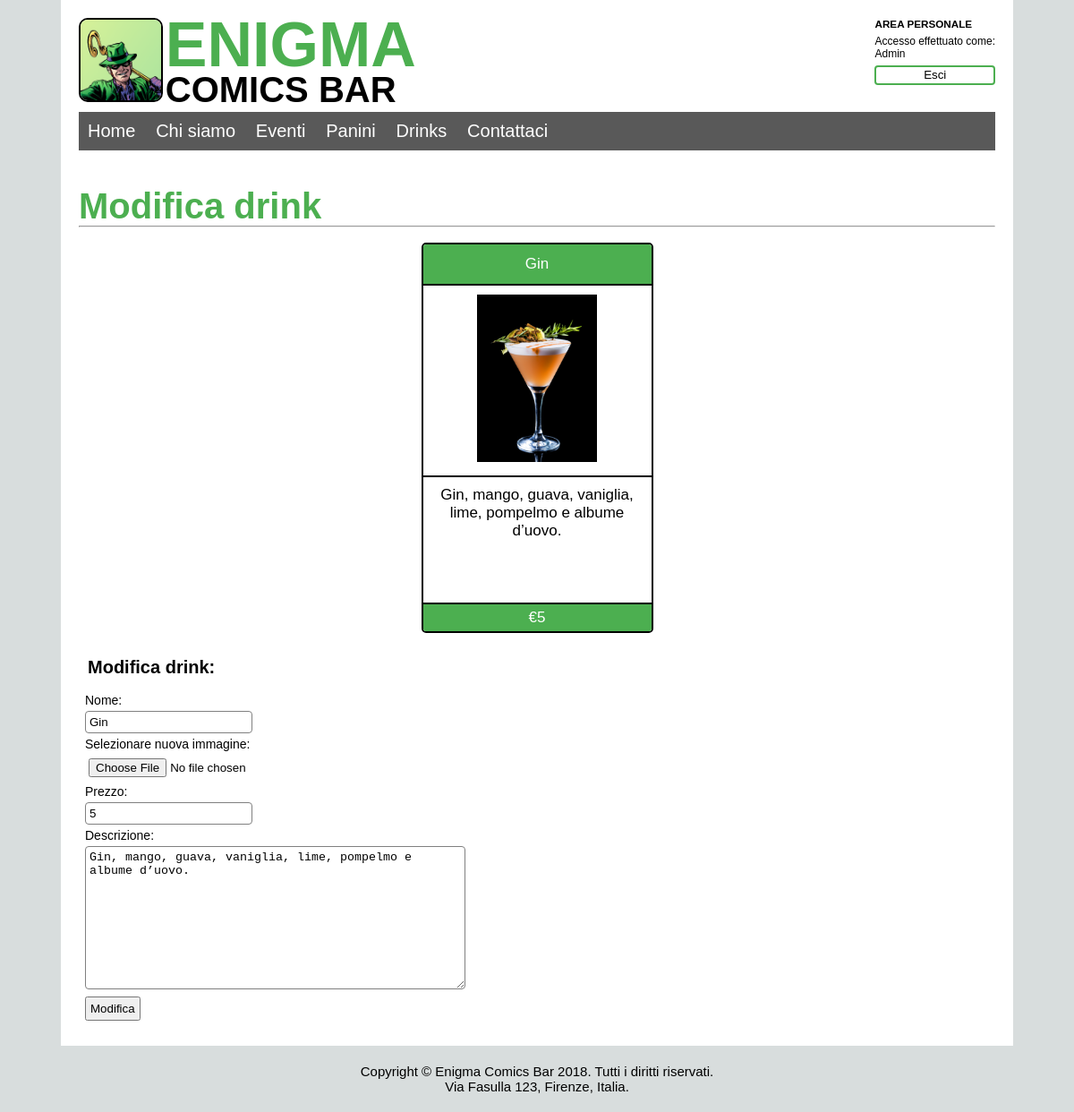
/Modifica_Drink.php?mod=8 (signed in), run on the app's committed database.
### tables this page shows
CREATE TABLE IF NOT EXISTS `Drinks` (
  `ID` int(11) NOT NULL AUTO_INCREMENT,
  `Nome` varchar(100) NOT NULL,
  `Immagine` varchar(100) DEFAULT NULL,
  `Descrizione` text NOT NULL,
  `Prezzo` float NOT NULL,
  PRIMARY KEY (`ID`),
  UNIQUE KEY `Nome` (`Nome`)
);

### DB_Access.php (called while the page is built, shortened)
<?php
class DBAccess{
  public $connessione;
  public function openDBConnection(){
    $this->connessione = mysqli_connect(static::HOST_DB, static::USERNAME, static::PASSWORD, static::DATABASE_NAME);
    if(!$this->connessione){
      return false;
    }
    else{
      return true;
    }
  }
  public function closeDBConnection(){
    $this->connessione = mysqli_close($this->connessione);
    if(!$this->connessione){
      return true;
    }
    else{
      return false;
    }
  }
    public function isAdmin($id){
    	$query="SELECT ID, Admin FROM Users WHERE ID='$id' AND Admin IS NOT NULL";
        $queryResult=mysqli_query($this->connessione, $query) or die ("Error in isAdmin query: " .
                                                                    mysqli_error($this->connessione));
      	if(mysqli_num_rows($queryResult) == 0){
        return false;
      	}else{
        return true;
        }
    }
public function getDrink($id){
  $query="SELECT * FROM Drinks WHERE ID='$id'";
  $queryResult = mysqli_query($this->connessione, $query) or die ("Error in getDrink query: " .
                                                                mysqli_error($this->connessione));
  if(mysqli_num_rows($queryResult)==1){
      $row = mysqli_fetch_array($queryResult, MYSQLI_ASSOC);
      return $row;
  }else{
    return false;
  }
}
}
?>

### Modifica_Drink.php (the view, shortened to what this page needs)
<?php
	require_once "DB_Access.php";
?>
<!DOCTYPE html>
<html>
    <head>
        <link rel="stylesheet" type="text/css" href="style.css">
        <link rel="stylesheet" href="https://cdnjs.cloudflare.com/ajax/libs/font-awesome/4.7.0/css/font-awesome.min.css">
        <link rel="stylesheet" type="text/css" href="print.css" media="print">
    </head>
    <body>
        <div id="wrapper">
						<div id="header">
						                <img id="logo" alt="Logo" src="images/logo.png">
						                <div id="titolo">
						                    <h1>ENIGMA</h1>
						                    <h2><span xml:lang="en" lang="en">COMICS</span> BAR</h2>
						                </div>
						                <?php
						                    $access = new DBAccess();
						                    $id=$_SESSION['ID'];
											if(!isset($_SESSION['ID'])){
												$admin=0;
											}else{
								          		$admin=$access->isAdmin($id);
								          	}
						                    if(isset($_SESSION['username'])){	?>
												<div id="login">
						                        	<h3>AREA PERSONALE</h3>
													<p>Accesso effettuato come: <br /> <?php echo $_SESSION['username']; ?></p>
													<form action="<?php echo $_SERVER [ 'PHP_SELF']; ?>" method="post" name="logout">
														<p><button name="logout" type="submit">Esci</button><p>
													</form>
												</div>
						                	<?php
						                	}
						                ?>
						            </div>
						            <div id="navbar">
						                <div id="menu-entries">
						                    <ul>
						                        <li><a href="Home.php#"><span xml:lang="en" lang="en">Home</span></a></li>
						                        <li><a href="Home.php#chi-siamo">Chi siamo</a></li>
						                        <li><a href="Eventi.php">Eventi</a></li>
						                        <li><a href="Panini.php">Panini</a></li>
						                        <li><a href="Drinks.php"><span xml:lang="en" lang="en">Drinks</span></a></li>
						                        <li><a href="Home.php#contattaci">Contattaci</a></li>
						                    </ul>
						                </div>
						            </div>
            <div id="modDrink" class="section">
            	<h1>Modifica drink</h1>
                <hr>
            <?php
	          if($admin){ ?>
	        <?php
	            if(isset($_GET['mod'])){
	              $id=$_GET['mod'];
	              if(is_numeric($id)){
	              $result=$access->getDrink($id);
	              if($result){
	                $result=$access->getDrink($id);
	                ?>
	                  <div class="box"><div class="name">
	                    <span xml:lang="en" lang="en"><?php echo $result['Nome']; ?></span>
	                  </div>
	                      <div class="boxImage"><img class="image" alt="Foto di un drink" src="images/Drinks/<?php echo $result['Immagine'];?>">
	                </div>
	                <div class="descrizione"><?php echo $result['Descrizione'];?> </div>
                    <div class="prezzo">€<?php echo $result['Prezzo'];?> </div>
	                </div>
                    </div>
	                  <div class="Inserimento"> Modifica <span xml:lang="en" lang="en">drink</span>: </div>
	                  <form class="formInserimento" action="Modifica_Drink.php?mod=<?php echo $id; ?>" method="post" enctype="multipart/form-data">
	                    <p><label for="nome">Nome: </label></p><fieldset><span xml:lang="en" lang="en"><input id="nome" name="nome" value="<?php echo $result['Nome'];?>" type="text"></span></fieldset>
	                    <p><label for="immagine">Selezionare nuova immagine: </label></p>
	                    <fieldset><input type="file" name="fileToUpload" id="fileToUpload"></fieldset>
	                    <p><label for="prezzo">Prezzo: </label></p><fieldset><input name="prezzo" id="prezzo" value="<?php echo $result['Prezzo'];?>" type="text"></fieldset>
	                    <p><label for="descrizione"></label></p>Descrizione: <p><textarea id="descrizione" name="descrizione" rows="10" cols="50" ><?php echo $result['Descrizione'];?></textarea></p>
	                    <p><button id="inserisci" type="submit" name="submit">Modifica</button></p>
	                  </form>
	                  <?php
	              }
	            }
						}else{ ?>
							<div id="errorMsg">Non hai selezionato nessun <span xml:lang="en" lang="en">drink</span>, <a href="Panini.php">selezionane uno</a> </div>
						</div>
						<?php }
            }else{?>
          	<div class="AreaRiservata"><p>Area riservata.</p> <p><a href="Home.php">Torna alla home</a></p></div>
						</div>
						<?php } ?>
      </div>
				<div id="footer">
            <p><span xml:lang="en" lang="en">Copyright</span> &copy; Enigma <span xml:lang="en" lang="en">Comics</span> Bar 2018. Tutti i diritti riservati.</p>
            <p>Via Fasulla 123, Firenze, Italia.</p>
        </div>
    </body>
</html>

### style.css (style rules this page uses)
* { margin: 0; padding: 0; }
body { background-color: #d8dddd; font-family: Arial, Verdana, Helvetica, sans-serif; font-size: 62.5%; text-align: center; }
#wrapper { background-color: white; margin: auto; max-width: 1024px; padding: 2em; text-align: left; }
#logo { border: 2px solid black; border-radius: 1em; display: inline-block; height: auto; width: 9em; }
#titolo { display: inline-block; line-height: 5em; }
#titolo h1 { color: #4caf50; font-size: 7em; }
#titolo h2 { font-size: 4em; }
#login { float: right; }
#login h3 { margin-bottom: 0.5em; }
#login p { font-size: 1.2em; margin-bottom: 0.5em; }
#login button { background-color: white; border: 2px solid #4caf50; border-radius: 0.3em; color: black; cursor: pointer; padding: 0.1em 0.5em; width: 100%; }
#navbar { background-color: #595959; position: sticky; top: 0; }
#menu-entries { float: left; }
#menu-entries ul { list-style-type: none; }
#menu-entries ul li { display: inline-block; }
#menu-entries ul li a { color: white; display: block; font-size: 2em; padding: 0.5em; text-align: center; text-decoration: none; }
.section { margin-top: 4em; text-align: center; }
.section h1 { color: #4caf50; font-size: 4em; line-height: 1.1em; }
.section h1, p { text-align: left; }
.box { border: 2px solid black; border-radius: 0.3em; display: inline-table; font-size: 1.7em; margin: 1em; overflow: hidden; width: 15em; }
.name { background-color: #4caf50; border-bottom: 2px solid black; color: #ffffff; padding: 0.7em; text-align: center; }
.boxImage { border-bottom: 2px solid black; height: auto; max-height: 12em; max-width: 14em; padding: 0.6em; text-align: center; width: auto; }
.image { max-height: 11em; max-width: 13em; }
.descrizione { border-bottom: 2px solid black; font-size: 1em; padding: 0.6em; height: 7em; }
.prezzo { font-size: 1em; color: #ffffff; background-color: #4caf50; padding: 0.3em; }
#footer { background-color: #d8dddd; margin: 2em auto; }
#footer p { display: block; font-size: 1.5em; text-align: center; }
.formInserimento { font-size: 1.4em; padding: 0.5em; text-align: left; }
.formInserimento fieldset { border:none; }
.formInserimento input { border: 1px solid gray; border-radius: 0.3em; margin: 0.3em 0; padding: 0.3em; }
.formInserimento textarea { border: 1px solid gray; border-radius: 0.3em; margin: 0.3em 0; padding: 0.3em; }
#fileToUpload { border: none; }
#inserisci { margin: 0.1em 0; padding: 0.3em; }
.Inserimento { padding: 0.5em; font-size: 2em; font-weight: bold; }

### data on the page
drinks: Nome "Gin", Immagine (picture), Descrizione "Gin, mango, guava, vaniglia, lime, pompelmo e albume d’uovo.", Prezzo "5", nome "Gin", prezzo "5", descrizione "Gin, mango, guava, vaniglia, lime, pompelmo e albume d’uovo."

### other printed values
$_SESSION['username'] "Admin"
